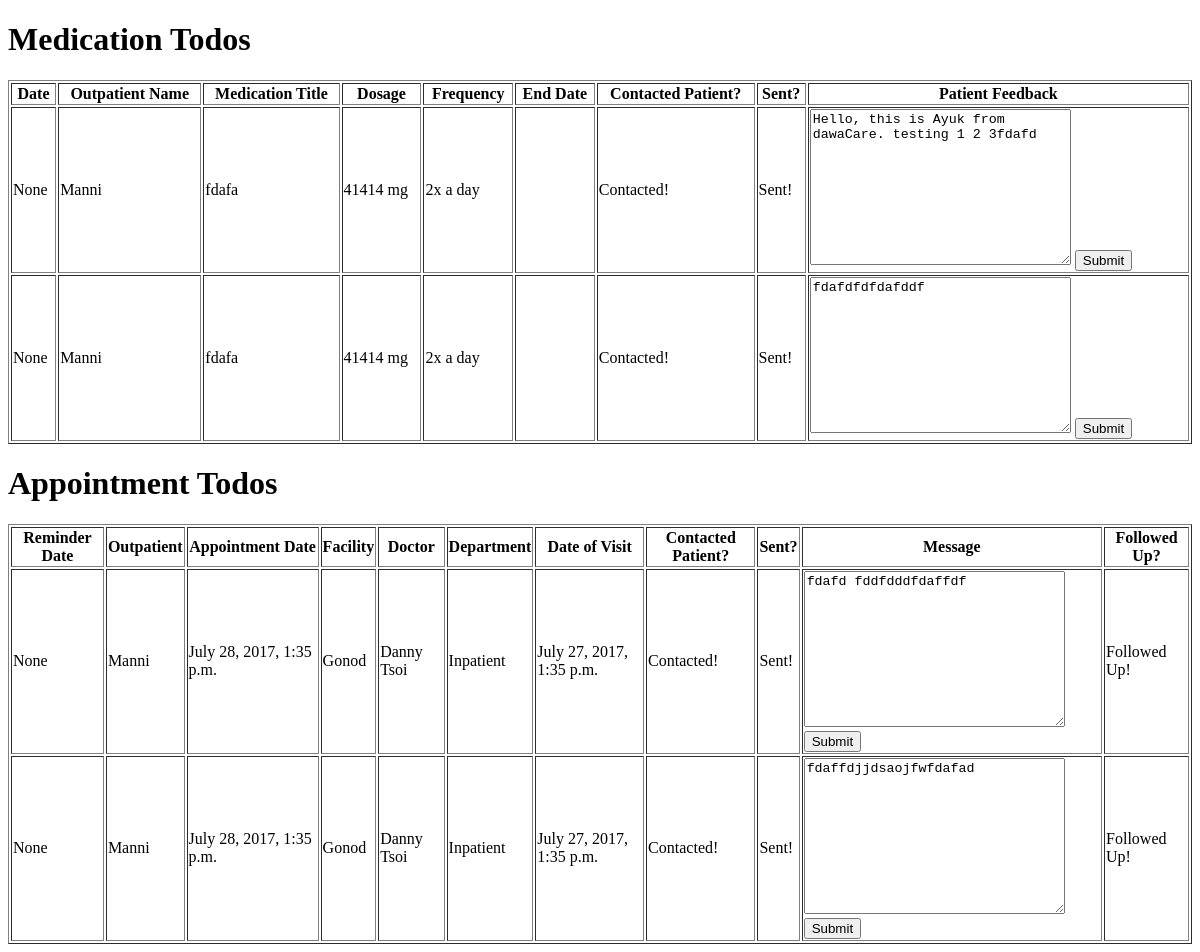
The app's page / (signed in), older data.
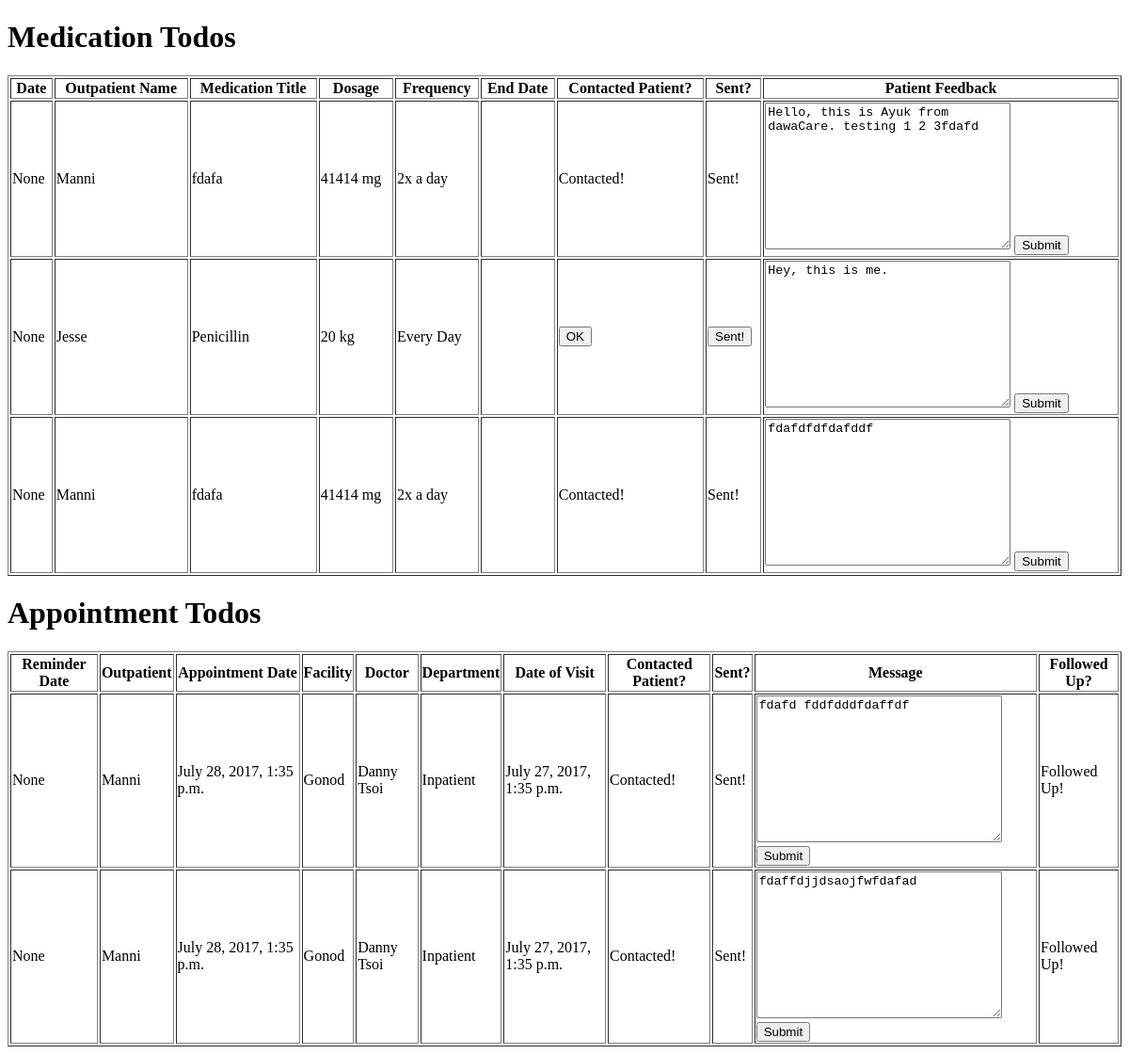
The same page, newer data.
### apps/outpatients/models.py (models this page shows, shortened)
class MedicationReminder(models.Model):
    prescribed_med = models.ForeignKey(PrescribedMed)
    pcc = models.ForeignKey(User, null=True)
    contacted_patient = models.BooleanField(default=False)
    sent = models.BooleanField(default=False)
    message = models.TextField(blank=True)
    date = models.DateField()
    class Meta:
        db_table = 'med_reminders'

class PrescribedMed(models.Model):
    medication = models.ForeignKey(Medication, related_name='prescription')
    outpatient = models.ForeignKey(Outpatient, related_name='prescription')
    dosage_num = models.IntegerField()
    route = models.CharField(max_length=10)
    frequency = models.CharField(max_length=10)
    dosage_unit = models.CharField(max_length=10)
    end_date = models.DateField(null=True)
    class Meta:
        db_table = 'prescribedmeds'

class TrackedModel(models.Model):
    created = models.DateTimeField(blank=True, null=True)
    updated = models.DateTimeField(blank=True, null=True)
    created_by = models.ForeignKey(
        User, blank=True, null=True,
        related_name='created_by'
    )
    updated_by = models.ForeignKey(
        User, blank=True, null=True,
        related_name='updated_by'
    )
    class Meta:
        abstract = True

class Outpatient(TrackedModel, models.Model):
    first_name = models.CharField(max_length=255)
    surname = models.CharField(max_length=255)
    middle_name = models.CharField(max_length=255, blank=True, null=True)
    date_of_birth = models.DateField(null=True, blank=True, verbose_name=("Date of Birth"))
    GENDER_CHOICES = (
        ('M', 'Male'),
        ('F', 'Female'),
    )
    gender = models.CharField(max_length=1, choices=GENDER_CHOICES)
    idd = models.PositiveIntegerField(default=237)
    main_phone = models.CharField(max_length=10)
    alt_phone = models.CharField(max_length=10, blank=True, default="N/A")
    occupation = models.CharField(max_length=30, null=True, blank=True)
    address = models.ForeignKey(Address, blank=True)
    pregnant = models.NullBooleanField()
    signed_consent_for_roi = models.BooleanField(default=True)
    reason_for_not_signing_consent = models.TextField(blank=True, null=True)
    admitted = models.NullBooleanField()
    admission_fee = models.IntegerField(blank=True, null=True)
    consultation_fee = models.FloatField(blank=True)
    has_all_prescribed_medications = models.BooleanField()
    issues_with_taking_medication = models.BooleanField()
    diagnoses = models.ManyToManyField(Diagnosis, blank=True)
    allergies = models.ManyToManyField(Allergy, blank=True)
    medications = models.ManyToManyField(Medication, through="PrescribedMed")
    def get_diagnoses(self):
        return "\n".join([d.name for d in self.diagnoses.all()])
    get_diagnoses.short_description = 'Diagnoses'
    def get_meds(self):
        return "\n".join([m.name for m in self.medications.all()])
    get_meds.short_description = 'Prescribed Meds'
    class Meta:
        db_table = 'outpatients'

class Medication(models.Model):
    name = models.CharField(max_length=100)
    description = models.TextField()
    medication_category = models.ForeignKey(MedicationCategory)
    class Meta:
        db_table = 'medications'

class AppointmentReminder(models.Model):
    appt_date = models.ForeignKey(Appointment)
    pcc = models.ForeignKey(User)
    contacted_patient = models.BooleanField(default=False)
    sent = models.BooleanField(default=False)
    message = models.TextField(blank=True)
    date = models.DateField()
    class Meta:
        db_table = 'appt_reminders'

class Appointment(models.Model):
    appt_date = models.DateTimeField()
    facility = models.ForeignKey(Facility)
    doctor = models.ForeignKey(Doctor)
    outpatient = models.ForeignKey(Outpatient)
    department = models.ForeignKey(Department)
    visit = models.ForeignKey(Visit)
    followed_up = models.BooleanField(default=False)
    class Meta:
        db_table = 'appointments'

class Facility(models.Model):
    name = models.CharField(max_length=50)
    phone = models.CharField(max_length=10, blank=True)
    address = models.ForeignKey(Address, blank=True)
    departments = models.ManyToManyField(Department, blank=True)
    class Meta:
        db_table = 'facilities'

class Doctor(models.Model):
    first_name = models.CharField(max_length=50)
    last_name = models.CharField(max_length=50)
    main_phone = models.CharField(max_length=10)
    email = models.EmailField()
    address = models.ForeignKey(Address)
    certifications = models.ManyToManyField(Certification)
    specialties = models.ManyToManyField(Specialty)
    class Meta:
        db_table = 'doctors'

class Department(models.Model):
    name = models.CharField(max_length=50)
    class Meta:
        db_table = 'departments'

class Visit(models.Model):
    visit_date = models.DateTimeField()
    doctors_note = models.TextField(blank=True)
    patient_received_ed = models.BooleanField(default=False)
    lab_fee = models.FloatField(blank=True)
    outpatient = models.ForeignKey(Outpatient)
    doctor = models.ForeignKey(Doctor)
    facility = models.ForeignKey(Facility)
    class Meta:
        db_table = 'visits'

### apps/todo/views.py (the view)
# urls.py: url(r'^$', views.Todo.as_view(), name='users-index'),
class Todo(View):
    def get(self, request):
        print(request.user.id)
        print(MedicationReminder.objects.all())
        print(AppointmentReminder.objects.all())
        med_todos = MedicationReminder.objects.filter(pcc=request.user.id).order_by('date')
        appt_todos = AppointmentReminder.objects.filter(pcc=request.user.id).order_by('date')
        context = {
            'med_todos' : med_todos,
            'appt_todos' : appt_todos,
        }
        return render(request, 'todo/index.html', context)

### apps/todo/templates/todo/index.html (shortened to what this page needs)
<!DOCTYPE html>
<html lang="en">
<head>
</head>
<body>
  <h1>Medication Todos</h1>
    <table style="width:100%" border="1">
      <tr>
        <th>Date</th>
        <th>Outpatient Name</th>
        <th>Medication Title</th>
        <th>Dosage</th>
        <th>Frequency</th>
        <th>End Date</th>
        <th>Contacted Patient?</th>
        <th>Sent?</th>
        <th>Patient Feedback</th>
      </tr>
      {% for todo in med_todos %}
      <tr>
        <td>{{todo.date}}</td>
        <td>{{todo.prescribed_med.outpatient.first_name}}</td>
        <td>{{todo.prescribed_med.medication.name}}</td>
        <td>{{todo.prescribed_med.dosage_num}} {{todo.prescribed_med.dosage_unit}}</td>
        <td>{{todo.prescribed_med.frequency}}</td>
        <td>{{todo.end_date}}</td>
        <td>
          <form action="{% url 'contacted_patient_med' %}" method="POST">
            {% if not todo.contacted_patient %}
            <input type="submit" value="OK">
            {% else %}
            <p>Contacted!</p>
            {% endif %}
          </form>
        </td>
        <td>
          <form action="{% url 'sent_med' %}" method="POST">
            {% if not todo.sent %}
            <input type="submit" value="Sent!">
            {% else %}
            <p>Sent!</p>
            {% endif %}
          </form>
        </td>
        <td>
          <form action="{% url 'message_med' %}" method="POST">
            <textarea name="med_message" id="" cols="30" rows="10">{{todo.message}}</textarea>
            <input type="submit" value="Submit">
          </form>
        </td>
      </tr>
      {% endfor %}
    </table>
  <h1>Appointment Todos</h1>
  <table style="width:100%" border="1">
    <tr>
      <th>Reminder Date</th>
      <th>Outpatient</th>
      <th>Appointment Date</th>
      <th>Facility</th>
      <th>Doctor</th>
      <th>Department</th>
      <th>Date of Visit</th>
      <th>Contacted Patient?</th>
      <th>Sent?</th>
      <th>Message</th>
      <th>Followed Up?</th>
    </tr>
    {% for todo in appt_todos %}
    <tr>
      <td>{{todo.date}}</td>
      <td>{{todo.appt_date.outpatient.first_name}} {{todo.appt_date.outpatient.last_name}}</td>
      <td>{{todo.appt_date.appt_date}}</td>
      <td>{{todo.appt_date.facility.name}}</td>
      <td>{{todo.appt_date.doctor.first_name}} {{todo.appt_date.doctor.last_name}}</td>
      <td>{{todo.appt_date.department.name}}</td>
      <td>{{todo.appt_date.visit.visit_date}}</td>
      <td>
        <form action="{% url 'contacted_patient_appt' %}" method="POST">
          {% if not todo.contacted_patient  %}
          <input type="submit" value="OK">
          {% else %}
          <p>Contacted!</p>
          {% endif %}
        </form>
      </td>
      <td>
        <form action="{% url 'sent_appt' %}" method="POST">
          {% if not todo.sent %}
          <input type="submit" value="Sent!">
          {% else %}
          <p>Sent!</p>
          {% endif %}
        </form>
      </td>
      <td>
        <form action="{% url 'message_appt' %}" method="POST">
          <textarea name="appt_message" id="" cols="30" rows="10">{{todo.message}}</textarea>
          <input type="submit" value="Submit">
        </form>
      </td>
      <td>
        <form action="{% url 'followed_up' %}" method="POST">
          {% if not todo.appt_date.followed_up %}
          <input type="submit" value="Followed Up?">
          {% else %}
          <p>Followed Up!</p>
          {% endif %}
        </form>
      </td>
    </tr>
    {% endfor %}
  </table>
</body>
</html>

Row changes from the older to the newer data that the page shows:
added MedicationReminder: date "None", prescribed_med.outpatient.first_name "Jesse", prescribed_med.medication.name "Penicillin", prescribed_med.dosage_num "20", prescribed_med.dosage_unit "kg", prescribed_med.frequency "Every Day", med_message "Hey, this is me."
